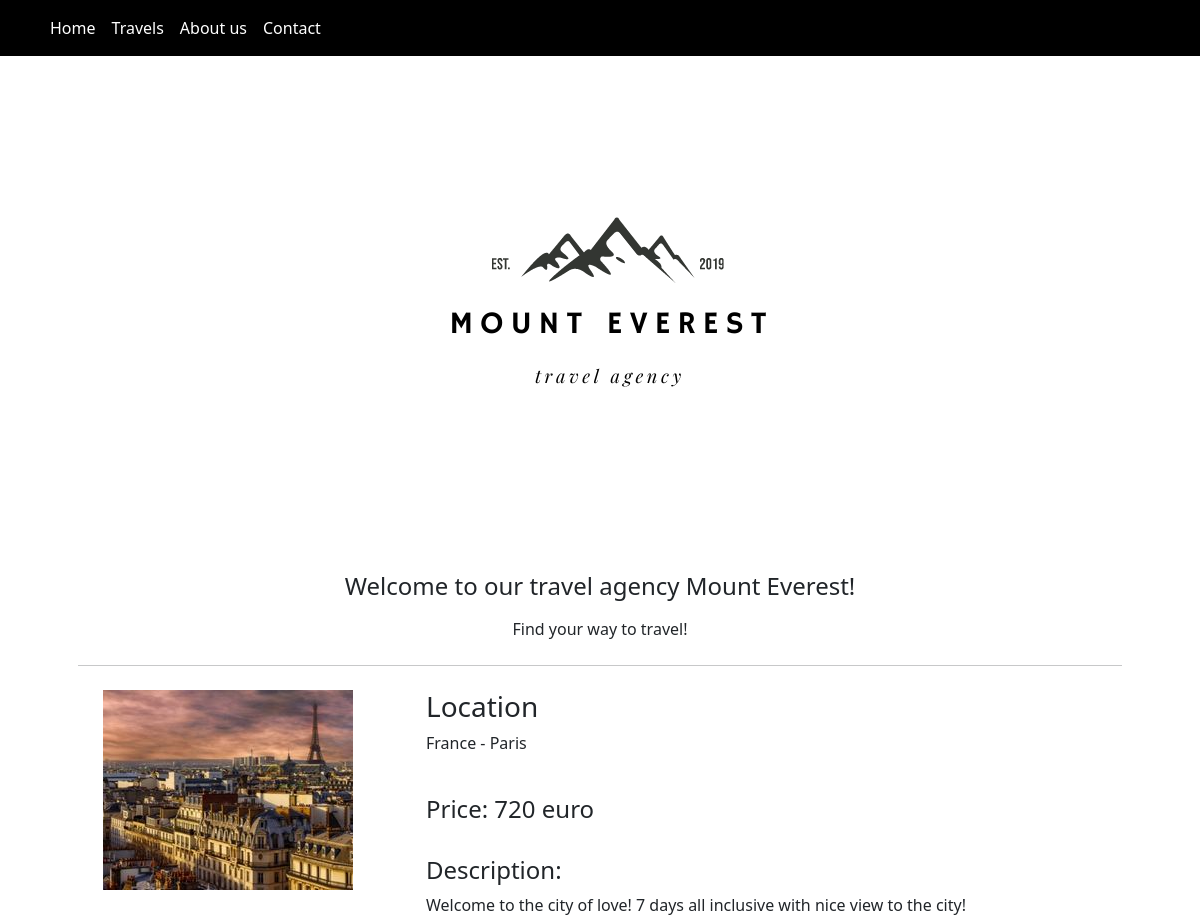
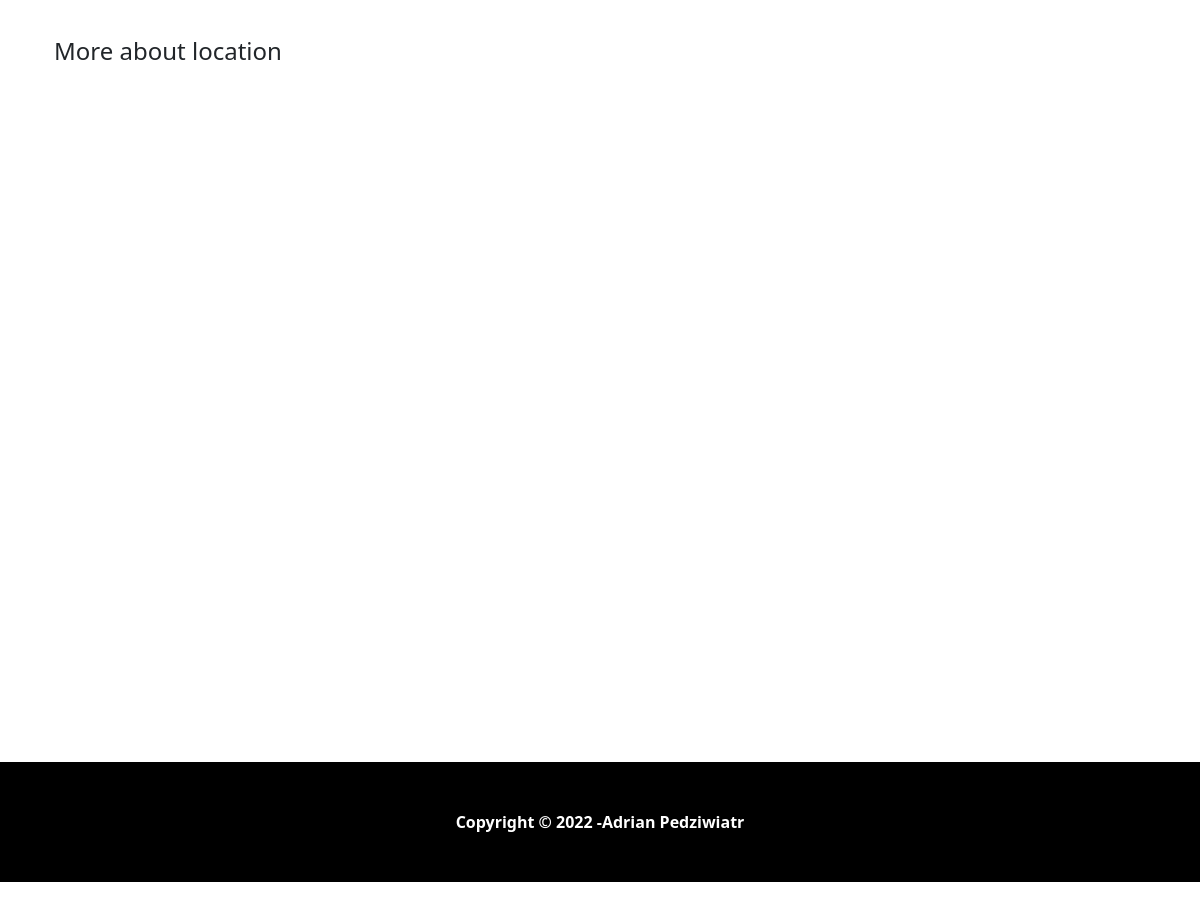
Screenshot of /details.php?id=4 with the database file from the repository (2 pictures, top to bottom).
### tables this page shows
CREATE TABLE `places` (
  `id` int(11) NOT NULL,
  `locationName` varchar(255) NOT NULL,
  `price` int(11) NOT NULL,
  `description` varchar(500) NOT NULL,
  `longitude` decimal(10,8) NOT NULL,
  `latitude` decimal(11,8) NOT NULL,
  `picture` varchar(255) NOT NULL
);

### details.php (the view, shortened to what this page needs)
<?php
require_once 'actions/db_connect.php';
if ($_GET['id']) {
    $id = $_GET['id'];
    $sql = "SELECT * FROM places WHERE id = {$id}";
    $result = mysqli_query($connect, $sql);
    if (mysqli_num_rows($result) == 1) {
        $data = mysqli_fetch_assoc($result);
        $locationName = $data['locationName'];
        $description = $data['description'];
        $price = $data['price'];
        $picture = $data['picture'];
    } else {
        header("location: error.php");
    }
} else {
    header("location: error.php");
}
?>
<!DOCTYPE html>
<html lang="en">
    <head>
        <?php require_once 'components/boot.php'?>
        <link rel="stylesheet" href="style/style.css">
    </head>
    <body>
    <nav class="navbar navbar-expand-lg navbar-danger bg-black">
  <div class="container-fluid">
      <div class="container">
    <div class="collapse navbar-collapse" id="navbarSupportedContent">
      <ul class="navbar-nav me-auto mb-2 mb-lg-0">
        <li class="nav-item">
          <a class="nav-link text-white active" aria-current="page" href="index.php">Home</a>
        </li>
        <li class="nav-item">
          <a class="nav-link text-white active" aria-current="page" href="#">Travels</a>
        </li>
        <li class="nav-item">
          <a class="nav-link text-white active" aria-current="page" href="#">About us</a>
        </li>
        <li class="nav-item">
          <a class="nav-link text-white active" aria-current="page" href="#">Contact</a>
        </li>
    </div>
      </div>
  </div>
</nav>
    <div class="text-center">
        <img src="pictures/logo.png" alt="logo">
    </div>
            <div class="container">
            <h4 class="text-center mt-3 mb-3">Welcome to our travel agency Mount Everest!</h4>
            <p class="text-center">Find your way to travel!</p>
            <div class="container">
            <hr class="m-4">
            <div class="row">
                <div class="col-lg-4 text-center">
                <img class="mb-5" src="pictures/<?php echo $picture ?>" alt="pic">
            </div>
            <div class="col-lg-8">
                <h3>Location</h3>
                <p><?php echo $locationName ?></p>
                <br>
                <h4>Price: <?php echo $price ?> euro</h4>
                <br>
                <h4>Description: </h4>
                <p><?php echo $description ?></p>
                <br>
            </div>
            <h4>More about location</h4>
         <div id="map"></div>
        </div>
        </div>
        </div>
            <div class="bg-black mt-5">
                <p class="text-center p-5 text-white"><b>Copyright &copy; 2022 -Adrian Pedziwiatr</b></p>
            </div>
    </body>
</html>

### style/style.css (style rules this page uses)
html, body { margin: auto 0; padding: 0; }
#map { height: 80vh; }

### rows the page displays
places: picture (picture), locationName "France - Paris", price "720", description "Welcome to the city of love! 7 days all inclusive with nice view to the city!"
